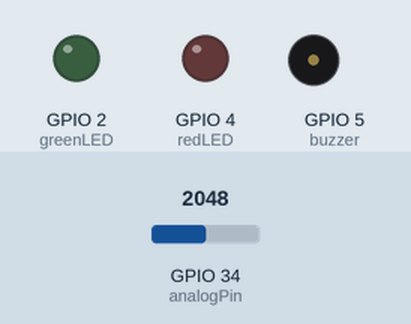
Recording of a sketch running on a simulated ESP32. Shown: output pins drawn as LEDs (lit = HIGH), buzzer (waves = sounding, pin HIGH). The test bench sets the inputs (shaded band); at power-on: GPIO 34 (analogPin) = 2048. WiFi joins after 1.5 s; servers stay silent unless stated; uploads are accepted with an empty reply; what the sketch prints to the serial monitor is not drawn.

Above: at 0.1 s.
At 1.6 s:
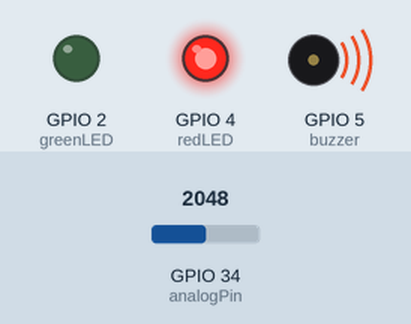
Timing chart, 0 to 3.1 s (numbered marks = the images above):
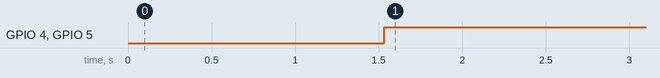

Measured:
- by itself, GPIO 4 (redLED), GPIO 5 (buzzer): LOW → HIGH at 1.5 s

The sketch:

Sender1.ino
```cpp
#include <WiFi.h>
#include <HTTPClient.h>

// ===== WiFi Credentials =====
const char* ssid = "YOUR_WIFI_NAME";
const char* password = "YOUR_WIFI_PASSWORD";

// ===== Flask Server URL =====
const char* serverUrl = "http://172.18.176.84:5000/update_pole";

// ===== Pin Definitions =====
const int analogPin = 34;
const int greenLED = 2;
const int redLED = 4;
const int buzzer = 5;

// ===== Variables =====
int lastStatus = -1;  // -1 = unknown, 0 = fault, 1 = normal

void setup() {
  Serial.begin(115200);

  pinMode(greenLED, OUTPUT);
  pinMode(redLED, OUTPUT);
  pinMode(buzzer, OUTPUT);

  // ===== Connect WiFi =====
  WiFi.begin(ssid, password);
  Serial.print("Connecting to WiFi");

  while (WiFi.status() != WL_CONNECTED) {
    delay(500);
    Serial.print(".");
  }

  Serial.println("\nConnected to WiFi!");
}

void loop() {

  int minVal = 4095;
  int maxVal = 0;

  // ===== Sample AC signal =====
  for (int i = 0; i < 100; i++) {
    int val = analogRead(analogPin);

    if (val < minVal) minVal = val;
    if (val > maxVal) maxVal = val;

    delayMicroseconds(200);
  }

  int diff = maxVal - minVal;

  Serial.print("Signal diff: ");
  Serial.println(diff);

  int currentStatus;

  // ===== Fault Detection =====
  if (diff > 150) {
    currentStatus = 1; // normal

    digitalWrite(greenLED, HIGH);
    digitalWrite(redLED, LOW);
    digitalWrite(buzzer, LOW);

    Serial.println("AC Signal Detected → NORMAL");

  } else {
    currentStatus = 0; // fault

    digitalWrite(greenLED, LOW);
    digitalWrite(redLED, HIGH);
    digitalWrite(buzzer, HIGH);

    Serial.println("No AC Signal → FAULT");
  }

  // ===== Send only if status changed =====
  if (currentStatus != lastStatus) {

    if (WiFi.status() == WL_CONNECTED) {

      HTTPClient http;
      http.begin(serverUrl);
      http.addHeader("Content-Type", "application/json");

      String jsonData = "{";
      jsonData += "\"pole_id\":\"P02\",";   // change ID per device
      jsonData += "\"status\":\"";
      jsonData += (currentStatus == 1 ? "normal" : "fault");
      jsonData += "\"}";

      int httpResponseCode = http.POST(jsonData);

      Serial.print("HTTP Response: ");
      Serial.println(httpResponseCode);

      http.end();

    } else {
      Serial.println("WiFi Disconnected!");
    }

    lastStatus = currentStatus;
  }

  delay(2000); // check every 2 seconds
}
```
